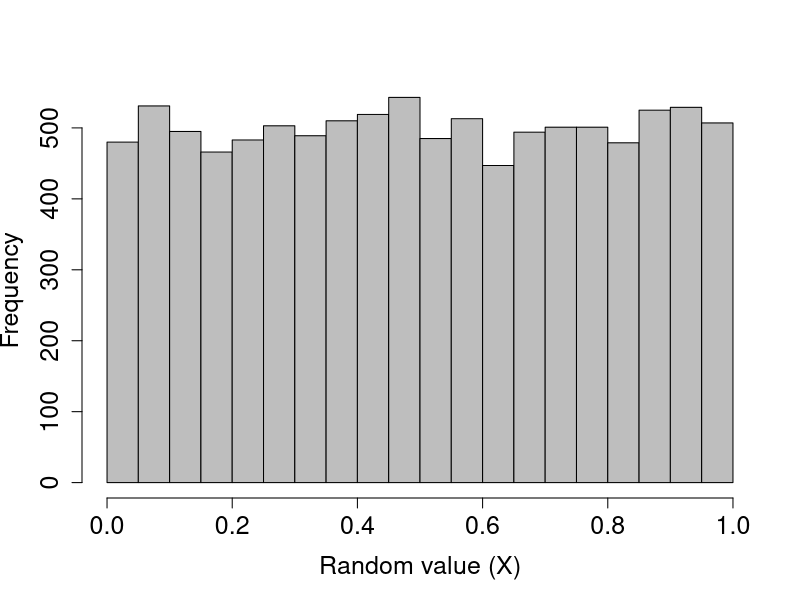
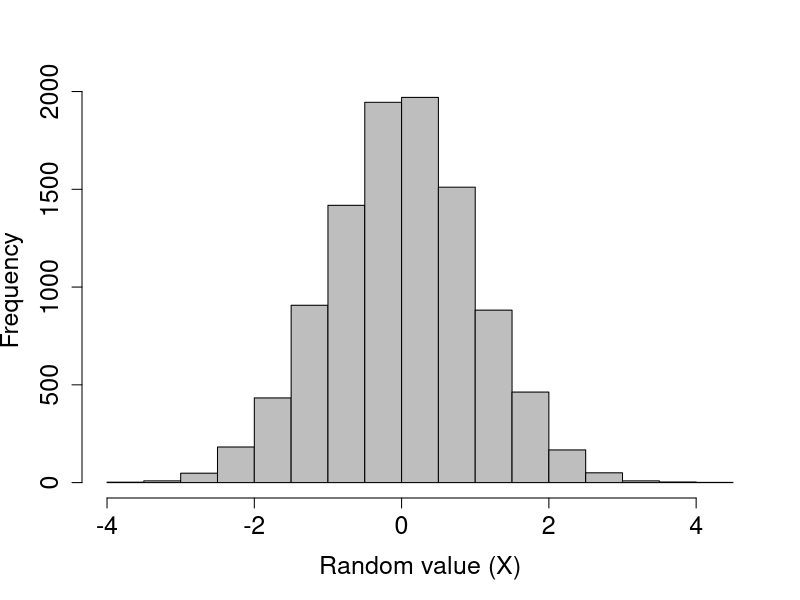
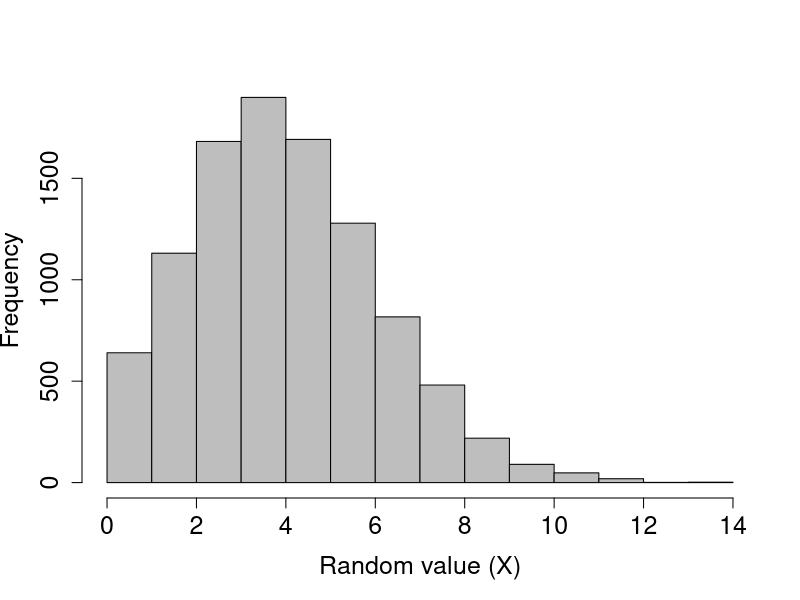
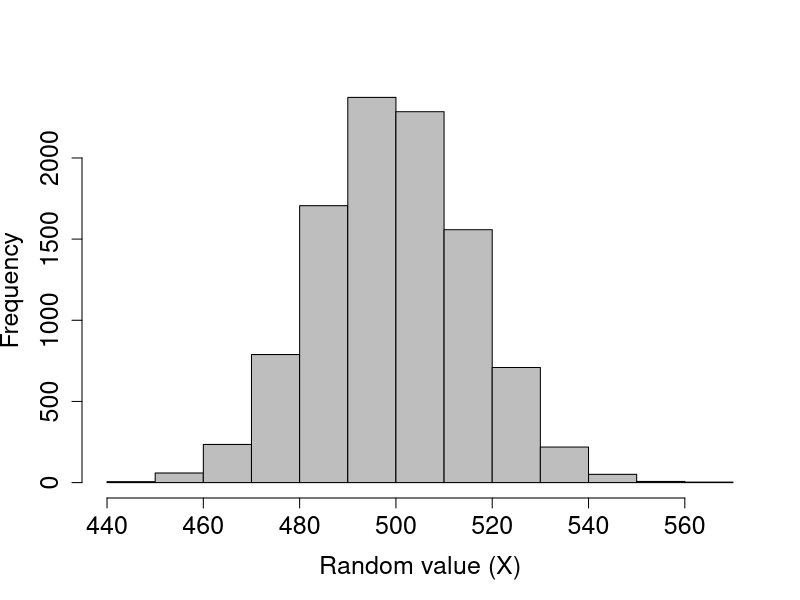
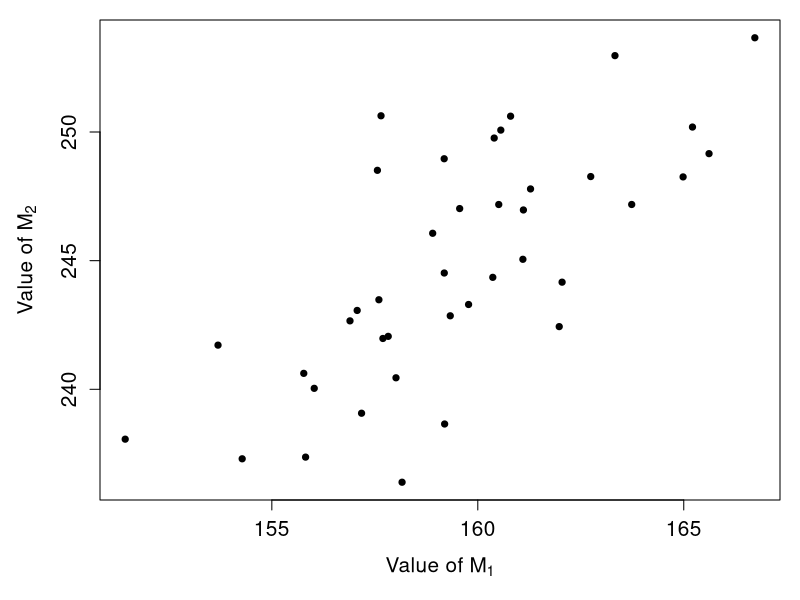
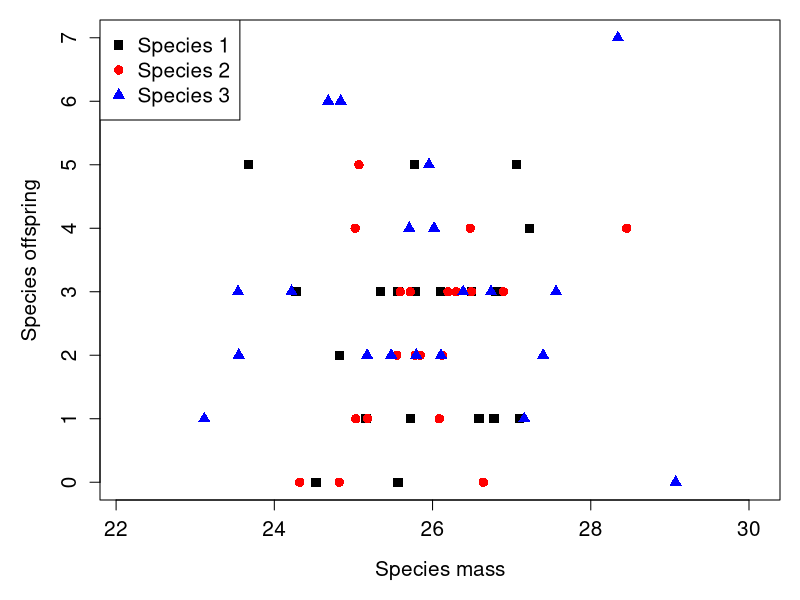

Recreate these plots in R, in order.
## ---- chunk 1
rand_unifs_10 <- runif(n = 10, min = 0, max = 1);
## ---- chunk 2
print(rand_unifs_10);
## ---- chunk 3
rand_unifs_10000 <- runif(n = 10000, min = 0, max = 1);
hist(rand_unifs_10000, xlab = "Random value (X)", col = "grey",
     main = "", cex.lab = 1.5, cex.axis = 1.5);
## ---- chunk 4
rand_norms_10 <- rnorm(n = 10, mean = 0, sd = 1);
## ---- chunk 5
print(rand_norms_10);
## ---- chunk 6
rand_norms_10000 <- rnorm(n = 10000, mean = 0, sd = 1);
hist(rand_norms_10000, xlab = "Random value (X)", col = "grey",
     main = "", cex.lab = 1.5, cex.axis = 1.5);
## ---- chunk 7
rand_poissons <- rpois(n = 10, lambda = 1.5);
print(rand_poissons);
## ---- chunk 8
rand_poissons_10000 <- rpois(n = 10000, lambda = 4.5);
hist(rand_poissons_10000, xlab = "Random value (X)", col = "grey",
     main = "", cex.lab = 1.5, cex.axis = 1.5);
## ---- chunk 9
coin_flips <- rbinom(n = 1, size = 1000, prob = 0.5);
print(coin_flips);
## ---- chunk 10
coin_flips_2 <- rbinom(n = 2, size = 1000, prob = 0.5);
print(coin_flips_2);
## ---- chunk 11
coin_flips_10000 <- rbinom(n = 10000, size = 1000, prob = 0.5);
## ---- chunk 12
hist(coin_flips_10000, xlab = "Random value (X)", col = "grey",
     main = "", cex.lab = 1.5, cex.axis = 1.5);
## ---- chunk 13
flips_10 <- rbinom(n = 10, size = 1, prob = 0.5);
## ---- chunk 14
print(flips_10);
## ---- chunk 15
rand_number_1 <- sample(x = 1:10, size = 1);
print(rand_number_1);
## ---- chunk 16
rand_number_10 <- sample(x = 1:10, size = 10);
print(rand_number_10);
## ---- chunk 17
rand_number_10_r <- sample(x = 1:10, size = 10, replace = TRUE);
print(rand_number_10_r);
## ---- chunk 18
prob_vec      <- c( rep(x = 0.05, times = 5), rep(x = 0.15, times = 5) );
rand_num_bias <- sample(x = 1:10, size = 10, replace = TRUE, prob = prob_vec);
print(rand_num_bias);
## ---- chunk 19
species <- c("species_A", "species_B", "species_C");
## ---- chunk 20
sp_sample <- sample(x = species, size = 24, replace = TRUE, 
                    prob = c(0.5, 0.25, 0.25) 
                    );
## ---- chunk 21
print(sp_sample);
## ---- chunk 22
N   <- 10000;
rho <- 0.3;
x1  <- rnorm(n = N, mean = 0, sd = 1);
x2  <- (rho * x1) + sqrt(1 - rho*rho) * rnorm(n = N, mean = 0, sd = 1);
## ---- chunk 23
cor(x1, x2);
## ---- chunk 24
library("MASS");
## ---- chunk 25
bumpus <- read.csv("Bumpus_data.csv");
c_bump <- cov(bumpus[,3:5]);
## ---- chunk 26
library(knitr);
mns <- round(apply(X = bumpus[,3:5], MARGIN = 2, FUN = mean), digits = 2);
vrs <- round(apply(X = bumpus[,3:5], MARGIN = 2, FUN = var), digits = 2);
nms <- c("M1", "M2", "M3");
dfrm <- data.frame(measurement = nms, mean = mns, variance = vrs);
rownames(dfrm) <- NULL;
kable(dfrm);
## ---- chunk 27
matrix_data <- c(12.68, 13.95, 3.07, 13.95, 30.39, 4.70, 3.07, 4.70, 2.18);
cv_mat      <- matrix(data = matrix_data, nrow = 3, ncol = 3, byrow = TRUE);
rownames(cv_mat) <- c("M1", "M2", "M3");
colnames(cv_mat) <- c("M1", "M2", "M3");
## ---- chunk 28
print(cv_mat);
## ---- chunk 29
mns <- c(159.54, 245.26, 25.52);
## ---- chunk 30
sim_data <- mvrnorm(n = 40, mu = mns, Sigma = cv_mat);
## ---- chunk 31
kable(sim_data);
## ---- chunk 32
apply(X = sim_data, MARGIN = 2, FUN = mean);
## ---- chunk 33
cov(sim_data);
## ---- chunk 34
par(mar = c(5, 5, 1, 1));
plot(x = sim_data[,1], y = sim_data[,2], pch = 20, cex = 1.25, cex.lab = 1.25,
     cex.axis = 1.25, xlab = expression(paste("Value of ", M[1])),
     ylab = expression(paste("Value of ", M[2])));
## ---- chunk 35
N           <- 20;
matrix_data <- c(12.68, 13.95, 3.07, 13.95, 30.39, 4.70, 3.07, 4.70, 2.18);
cv_mat      <- matrix(data = matrix_data, nrow = 3, ncol = 3, byrow = TRUE);
mns_1       <- c(159.54, 245.26, 25.52);
sim_data_1  <- mvrnorm(n = N, mu = mns, Sigma = cv_mat);
colnames(sim_data_1) <- c("Length", "Width", "Mass");
# Below, I bind a column for indicating 'species_1' identity
species     <- rep(x = "species_1", times = 20); # Repeats 20 times
sp_1        <- data.frame(species, sim_data_1);
## ---- chunk 36
offspring   <- rpois(n = N, lambda = sp_1$Mass * 0.1);
sp_1        <- cbind(sp_1, offspring);
## ---- chunk 37
kable(sp_1);
## ---- chunk 38
# First making species 2
mns_2       <- c(159.54, 245.26, 25.52 + 3); # Add a bit
sim_data_2  <- mvrnorm(n = N, mu = mns, Sigma = cv_mat);
colnames(sim_data_2) <- c("Length", "Width", "Mass");
species     <- rep(x = "species_2", times = 20); # Repeats 20 times
offspring   <- rpois(n = N, lambda = sim_data_2[,3] * 0.1);
sp_2        <- data.frame(species, sim_data_2, offspring);
# Now make species 3
mns_3       <- c(159.54, 245.26, 25.52 + 4.5); # Add a bit more
sim_data_3  <- mvrnorm(n = N, mu = mns, Sigma = cv_mat);
colnames(sim_data_3) <- c("Length", "Width", "Mass");
species     <- rep(x = "species_3", times = 20); # Repeats 20 times
offspring   <- rpois(n = N, lambda = sim_data_3[,3] * 0.1);
sp_3        <- data.frame(species, sim_data_3, offspring);
# Bring it all together in one data set
dat <- rbind(sp_1, sp_2, sp_3);
## ---- chunk 39
kable(dat);
## ---- chunk 40
aov_result <- aov(Mass ~ species, data = dat);
summary(aov_result);
## ---- chunk 41
par(mar = c(5, 5, 1, 1));
s1 <- dat[dat[,1] == "species_1",];
s2 <- dat[dat[,1] == "species_2",];
s3 <- dat[dat[,1] == "species_3",];
plot(x = s1$Mass, y = s1$offspring, pch = 15, cex = 1.25, cex.lab = 1.25,
     cex.axis = 1.25, xlab = "Species mass", ylab = "Species offspring",
     xlim = c(min(dat$Mass) - 1, max(dat$Mass) + 1),
     ylim = c(0, max(dat$offspring)), col = "black");
points(x = s2$Mass, y = s2$offspring, pch = 16, cex = 1.25, col = "red");
points(x = s3$Mass, y = s3$offspring, pch = 17, cex = 1.25, col = "blue");
legend("topleft", pch = 15:17, col = c("black", "red", "blue"), 
       legend = c("Species 1", "Species 2", "Species 3"), cex = 1.25);
## ---- chunk 42
library(lme4);
mod <- glmer(offspring ~ Mass + (1 | species), data = dat, family = "poisson");
summary(mod);
